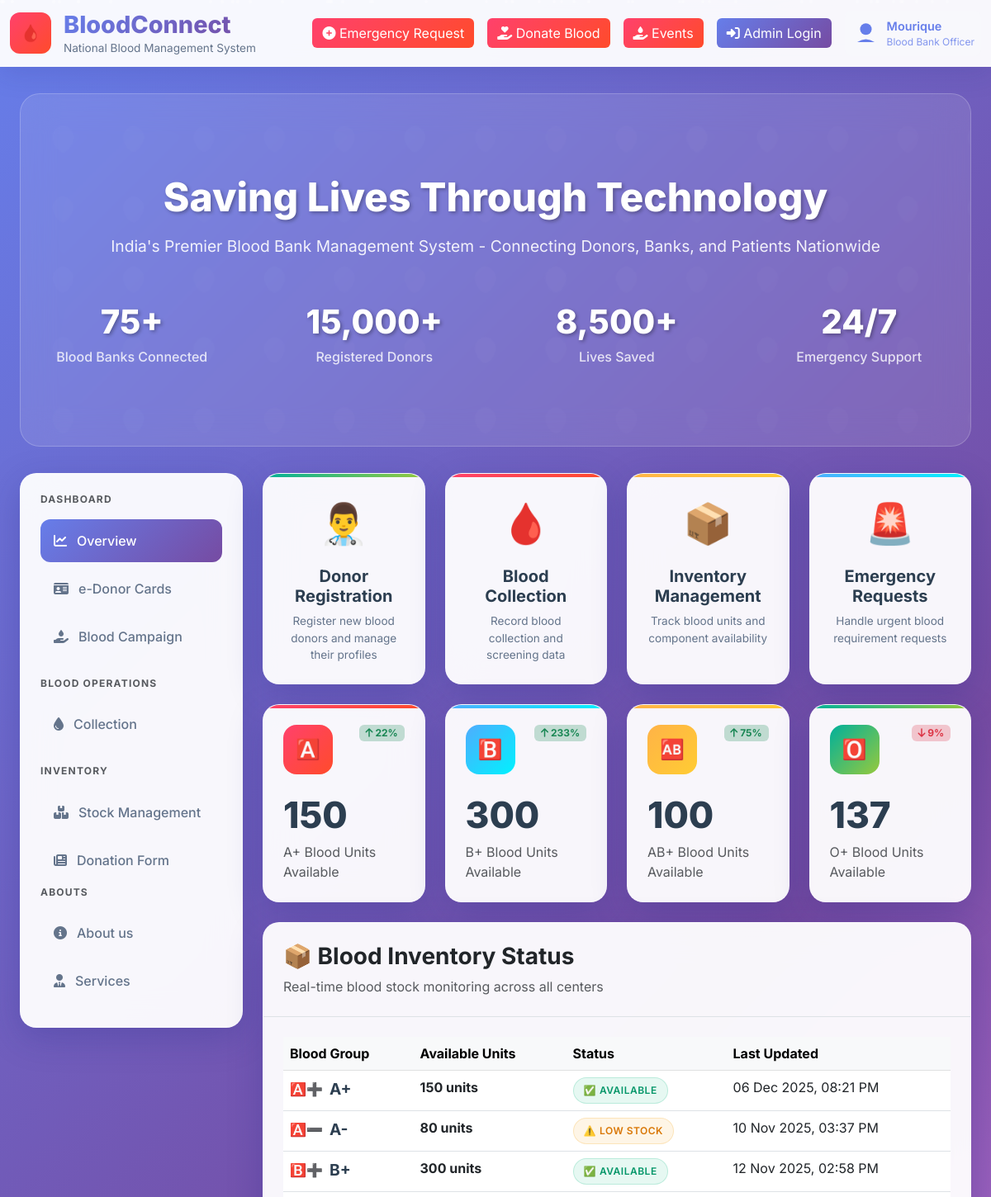
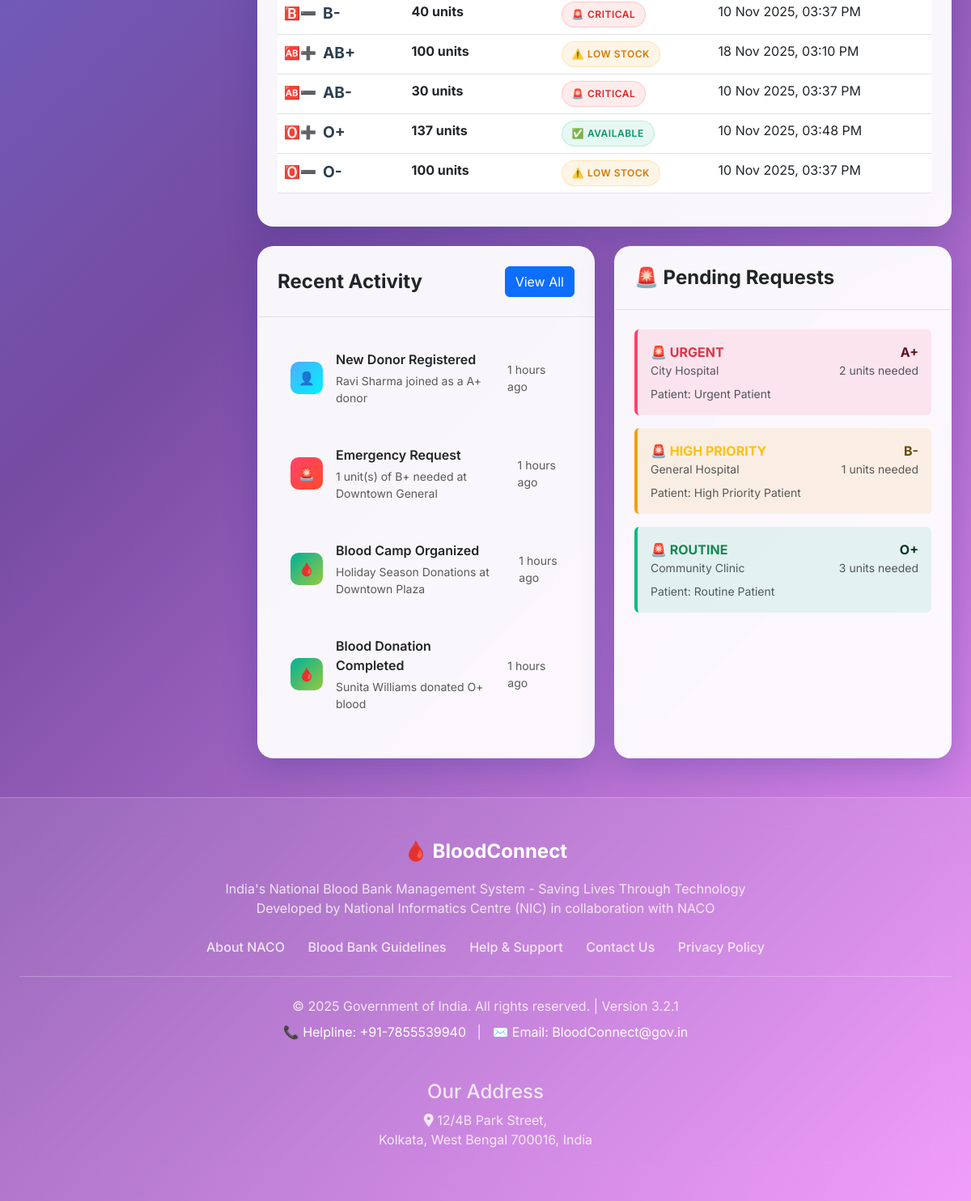
/landing_page.php, run on the app's committed database (2 pictures, top to bottom).
### tables this page shows
CREATE TABLE `blood_inventory` (
  `id` int(11) NOT NULL AUTO_INCREMENT,
  `blood_group` varchar(10) NOT NULL,
  `available_units` int(11) NOT NULL,
  `previous_available_units` int(11) DEFAULT 0,
  `status` varchar(20) NOT NULL,
  `last_updated` timestamp NOT NULL DEFAULT current_timestamp() ON UPDATE current_timestamp(),
  `expiry_date` date DEFAULT NULL,
  PRIMARY KEY (`id`)
);

CREATE TABLE `blood_request` (
  `id` int(11) NOT NULL AUTO_INCREMENT,
  `patient_name` varchar(255) DEFAULT NULL,
  `blood_group` varchar(10) DEFAULT NULL,
  `units` int(11) DEFAULT NULL,
  `hospital_name` varchar(255) DEFAULT NULL,
  `hospital_location` varchar(255) DEFAULT NULL,
  `mob` varchar(20) DEFAULT NULL,
  `required_date` date DEFAULT NULL,
  `status` enum('pending','approved','rejected','processing') NOT NULL DEFAULT 'pending',
  `priority` enum('urgent','high','routine') NOT NULL DEFAULT 'routine',
  `created_at` timestamp NOT NULL DEFAULT current_timestamp(),
  PRIMARY KEY (`id`)
);

### landing_page.php (the view, shortened to what the rows shown need)
<!DOCTYPE html>
<html lang="en">
<head>
    <link href="https://cdnjs.cloudflare.com/ajax/libs/bootstrap/5.3.0/css/bootstrap.min.css" rel="stylesheet">
    <link href="https://cdnjs.cloudflare.com/ajax/libs/font-awesome/6.4.0/css/all.min.css" rel="stylesheet">
    <link rel="stylesheet" href="styles.css">
    <link rel="stylesheet" href="particles.css">
</head>
<body>
    <?php
    include "header.php";
    ?>
    <div class="container-fluid px-4">
        <?php
        include "hero.php";
        ?>
        <div class="row g-4">
            <div class="col-lg-9">
                <div id="collection" class="glass-card mb-4">
                    <div class="table-responsive p-4">
                        <table class="table table-hover">
                            <thead class="table-light">
                                <tr>
                                    <th>Blood Group</th>
                                    <th>Available Units</th>
                                    <th>Status</th>
                                    <th>Last Updated</th>
                                </tr>
                            </thead>
                            <tbody>
                                <?php
                                include 'connect.php';
                                function getBloodGroupClass($bloodGroup) {
                                    $bloodGroup = strtoupper(trim($bloodGroup));
                                    $class_map = [
                                        'A+' => 'a-pos',
                                        'A-' => 'a-neg',
                                        'B+' => 'b-pos',
                                        'B-' => 'b-neg',
                                        'AB+' => 'ab-pos',
                                        'AB-' => 'ab-neg',
                                        'O+' => 'o-pos',
                                        'O-' => 'o-neg',
                                    ];
                                    return $class_map[$bloodGroup] ?? '';
                                }
                                $sql = "SELECT * FROM blood_inventory";
                                $result = mysqli_query($conn, $sql);
                                if (mysqli_num_rows($result) > 0) {
                                    while($row = mysqli_fetch_assoc($result)) {
                                ?>
                                <tr>
                                    <td><span class="blood-group <?php echo getBloodGroupClass($row['blood_group']); ?>"><?php echo $row['blood_group']; ?></span></td>
                                    <td><strong><?php echo $row['available_units']; ?> units</strong></td>
                                    <td><span class="status-badge status-<?php echo strtolower($row['status']); ?>"><?php echo $row['status']; ?></span></td>
                                    <td><?php echo date('d M Y, h:i A', strtotime($row['last_updated'])); ?></td>
                                </tr>
                                <?php
                                    }
                                } else {
                                    echo "<tr><td colspan='5' class='text-center'>No records found</td></tr>";
                                }
                                ?>
                            </tbody>
                        </table>
                    </div>
                </div>
                <div class="row g-4">
                    <div class="col-lg-6">
                        <div id="pending" class="glass-card h-100">
                            <div class="p-4">
                                <?php
                                $priorities = ['urgent', 'high', 'routine'];
                                $requests = [];
                                foreach ($priorities as $priority) {
                                    $sql = "SELECT * FROM blood_request WHERE status = 'pending' AND priority = ? ORDER BY REQUIRED_DATE ASC LIMIT 1";
                                    $stmt = mysqli_prepare($conn, $sql);
                                    mysqli_stmt_bind_param($stmt, "s", $priority);
                                    mysqli_stmt_execute($stmt);
                                    $result = mysqli_stmt_get_result($stmt);
                                    if ($result && mysqli_num_rows($result) > 0) {
                                        $requests[$priority] = mysqli_fetch_assoc($result);
                                    } else {
                                        $requests[$priority] = null;
                                    }
                                }
                                foreach ($priorities as $priority):
                                    $row = $requests[$priority];
                                    if ($row):
                                        $priority_class = '';
                                        $priority_text = '';
                                        $style = '';
                                        switch ($row['priority']) {
                                            case 'urgent':
                                                $priority_class = 'danger';
                                                $priority_text = 'URGENT';
                                                $style = 'background: rgba(255, 65, 108, 0.1); border-left: 4px solid #ff416c !important;';
                                                break;
                                            case 'high':
                                                $priority_class = 'warning';
                                                $priority_text = 'HIGH PRIORITY';
                                                $style = 'background: rgba(245, 158, 11, 0.1); border-left: 4px solid #f59e0b !important;';
                                                break;
                                            case 'routine':
                                                $priority_class = 'success';
                                                $priority_text = 'ROUTINE';
                                                $style = 'background: rgba(16, 185, 129, 0.1); border-left: 4px solid #10b981 !important;';
                                                break;
                                        }
                                ?>
                                <div class="alert alert-<?php echo $priority_class; ?> border-0 mb-3"
                                    style="<?php echo $style; ?>">
                                    <div class="d-flex justify-content-between align-items-start mb-2">
                                        <div>
                                            <div class="fw-bold text-<?php echo $priority_class; ?>">🚨 <?php echo $priority_text; ?></div>
                                            <div class="small text-muted"><?php echo $row['hospital_name']; ?></div>
                                        </div>
                                        <div class="text-end">
                                            <div class="fw-bold"><?php echo $row['blood_group']; ?></div>
                                            <div class="small text-muted"><?php echo $row['units']; ?> units needed</div>
                                        </div>
                                    </div>
                                    <div class="d-flex justify-content-between align-items-center">
                                        <div class="small text-muted">Patient: <?php echo $row['patient_name']; ?></div>
                                    </div>
                                </div>
                                <?php
                                    endif;
                                endforeach;
                                ?>
                            </div>
                        </div>
                    </div>
                </div>
            </div>
        </div>
    </div>
</body>
</html>

### data on the page
blood_inventory: blood_group "A+", available_units "150", status "AVAILABLE", last_updated "06 Dec 2025, 08:21 PM"
blood_inventory: blood_group "A-", available_units "80", status "LOW STOCK", last_updated "10 Nov 2025, 03:37 PM"
blood_inventory: blood_group "B+", available_units "300", status "AVAILABLE", last_updated "12 Nov 2025, 02:58 PM"
blood_inventory: blood_group "B-", available_units "40", status "CRITICAL", last_updated "10 Nov 2025, 03:37 PM"
blood_inventory: blood_group "AB+", available_units "100", status "LOW STOCK", last_updated "18 Nov 2025, 03:10 PM"
blood_inventory: blood_group "AB-", available_units "30", status "CRITICAL", last_updated "10 Nov 2025, 03:37 PM"
blood_inventory: blood_group "O+", available_units "137", status "AVAILABLE", last_updated "10 Nov 2025, 03:48 PM"
blood_inventory: blood_group "O-", available_units "100", status "LOW STOCK", last_updated "10 Nov 2025, 03:37 PM"
blood_request: priority "URGENT", hospital_name "City Hospital", blood_group "A+", units "2", patient_name "Urgent Patient"
blood_request: priority "HIGH PRIORITY", hospital_name "General Hospital", blood_group "B-", units "1", patient_name "High Priority Patient"
blood_request: priority "ROUTINE", hospital_name "Community Clinic", blood_group "O+", units "3", patient_name "Routine Patient"

### other printed values
$stats['percentage_change'] "22"
$stats['total_units'] "150"
$group "A+"
$stats['percentage_change'] "233"
$stats['total_units'] "300"
$group "B+"
$stats['percentage_change'] "75"
$stats['total_units'] "100"
$group "AB+"
$stats['percentage_change'] "9"
$stats['total_units'] "137"
$group "O+"
$icon "👤"
$row['title'] "New Donor Registered"
$row['description'] "Ravi Sharma joined as a A+ donor"
